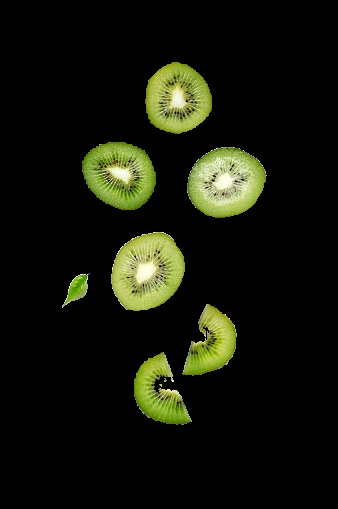
#> input picture images/isolated_kiwi.jpg, 338 x 509 px
$ python remove_with_template.py
#> lines starting #> are read from the running program, lines starting #| are printed output that depends on the picture; after the words box and inside, x2 and y2 are one past the last pixel; in counts of white or black regions, pixels touching at a corner belong together
import cv2
import numpy as np

def get_geometric_shape(approx, area, perimeter):
    # Konturun alanına ve çevresine göre şeklini belirle
    if perimeter <= 0:
        circularity = 0
    else:
        circularity = 4 * np.pi * area / (perimeter ** 2)

    if circularity > 0.7:
        return "Yarım Daire"
    elif len(approx) == 3:
        return "Üçgen"
    elif len(approx) == 4:
        x, y, w, h = cv2.boundingRect(approx)
        aspect_ratio = float(w) / h
        if 0.95 <= aspect_ratio <= 1.05:
            return "Kare"
        else:
            return "Dikdörtgen"
    elif len(approx) == 5:
        return "Beşgen"
    elif len(approx) > 5:
        # Hilal, yarıçapları farklı iki daireden oluşur.
        # Konturun alanına ve merkezine göre kontrol et
        (x, y), (major_axis, minor_axis), angle = cv2.fitEllipse(approx)
        if area > 1.5 * np.pi * (major_axis / 2) * (minor_axis / 2) and \
           area < 2.5 * np.pi * (major_axis / 2) * (minor_axis / 2):
            return "Hilal"
        else:
            return "Daire"
    else:
        return "Daire"

def main():
    # Resmi yükle
    image = cv2.imread("images/isolated_kiwi.jpg")
#> image is the input picture: shape (509, 338, 3); mean B, G, R 10.2, 22.1, 19.7

    # Resmi griye çevir ve bulanıklaştır
    gray = cv2.cvtColor(image, cv2.COLOR_BGR2GRAY)
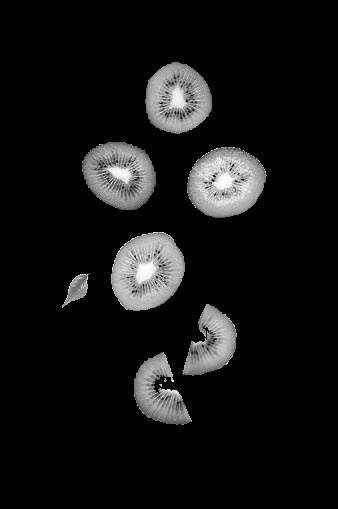
#> gray: shape (509, 338); min 0, max 253, mean 20
    blurred = cv2.GaussianBlur(gray, (5, 5), 0)

    # Kenarları algıla
    edges = cv2.Canny(blurred, 50, 150)
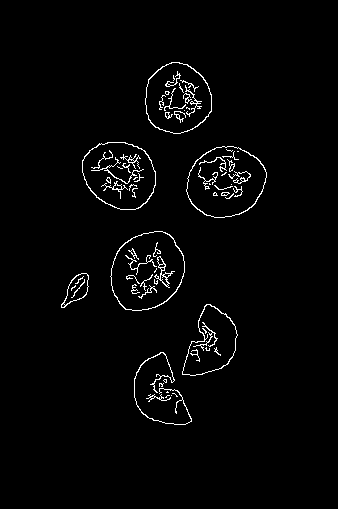
#> edges: shape (509, 338); 2.2% white in thin lines or dots, all inside (x1, y1, x2, y2) = (61, 62, 267, 425)

    # Konturları bul
    contours, _ = cv2.findContours(edges, cv2.RETR_EXTERNAL, cv2.CHAIN_APPROX_SIMPLE)
#> contours = 14 contours, 7 with area under 20; largest, box (x1, y1, x2, y2) and area: (110, 231, 185, 311) 4518, (186, 146, 267, 218) 4342, (82, 142, 156, 210) 3860, (145, 62, 212, 134) 3672, (182, 304, 238, 376) 2402, (61, 273, 89, 308) 486, (134, 352, 192, 425) 62

    for contour in contours:
        # Konturu yaklaşıklaştır
        epsilon = 0.04 * cv2.arcLength(contour, True)
        approx = cv2.approxPolyDP(contour, epsilon, True)

        # Konturu çiz
        cv2.drawContours(image, [approx], 0, (0, 255, 0), 2)

        # Konturun alanını ve çevresini al
        area = cv2.contourArea(contour)
        perimeter = cv2.arcLength(contour, True)

        # Konturun geometrik şeklini al
        shape = get_geometric_shape(approx, area, perimeter)

        # Şekli resimde göster (turuncu renkte)
        x, y = approx[0][0]
        cv2.putText(image, shape, (x, y), cv2.FONT_HERSHEY_SIMPLEX, 0.5, (0, 165, 255), 2)
#> this loop made 14 passes
#> (epsilon, area, perimeter, circularity in get_geometric_shape, shape, x, y) on passes 11 to 14: (10.2, 4518.5, 255, 0.873, 'Yarım Daire', 169, 234), (10.09, 4341.5, 252.4, 0.857, 'Yarım Daire', 238, 147), (9.49, 3860, 237.1, 0.863, 'Yarım Daire', 89, 150), (9.13, 3672, 228.3, 0.885, 'Yarım Daire', 171, 62)
#> (epsilon, approx, area, perimeter, circularity in get_geometric_shape, x, y, w in get_geometric_shape) on passes 9 to 10: (9.1, [[210, 304], [182, 374], [233, 355], [235, 326]], 2402.5, 227.6, 0.583, 210, 304, 54), (4.12, [[86, 273], [71, 280], [61, 307], [86, 294]], 486, 102.9, 0.577, 86, 273, 26)
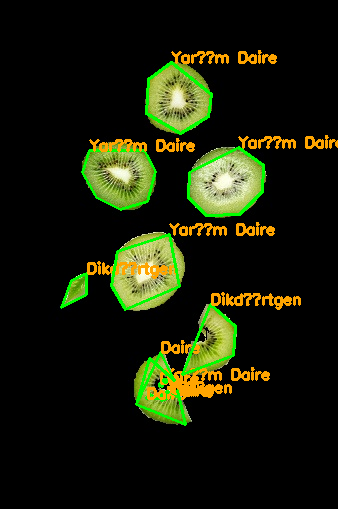
#> image: shape (509, 338, 3); 5.81% of pixels changed, all inside (x1, y1, x2, y2) = (60, 50, 338, 426)

    # Sonuçları göster
    cv2.imshow("Geometrik Şekiller", image)
    cv2.waitKey(0)
    cv2.destroyAllWindows()

if __name__ == "__main__":
    main()
